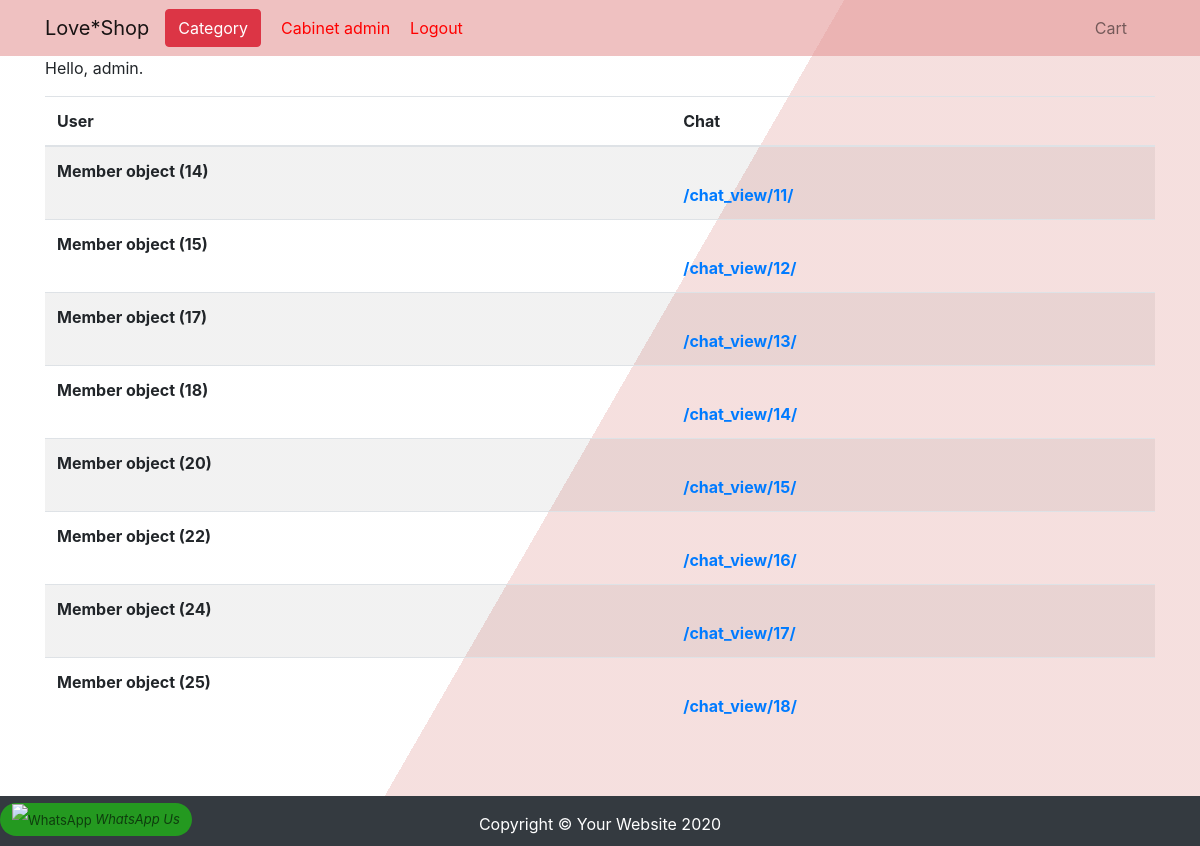
The app's page /chat_detail (signed in), older data.
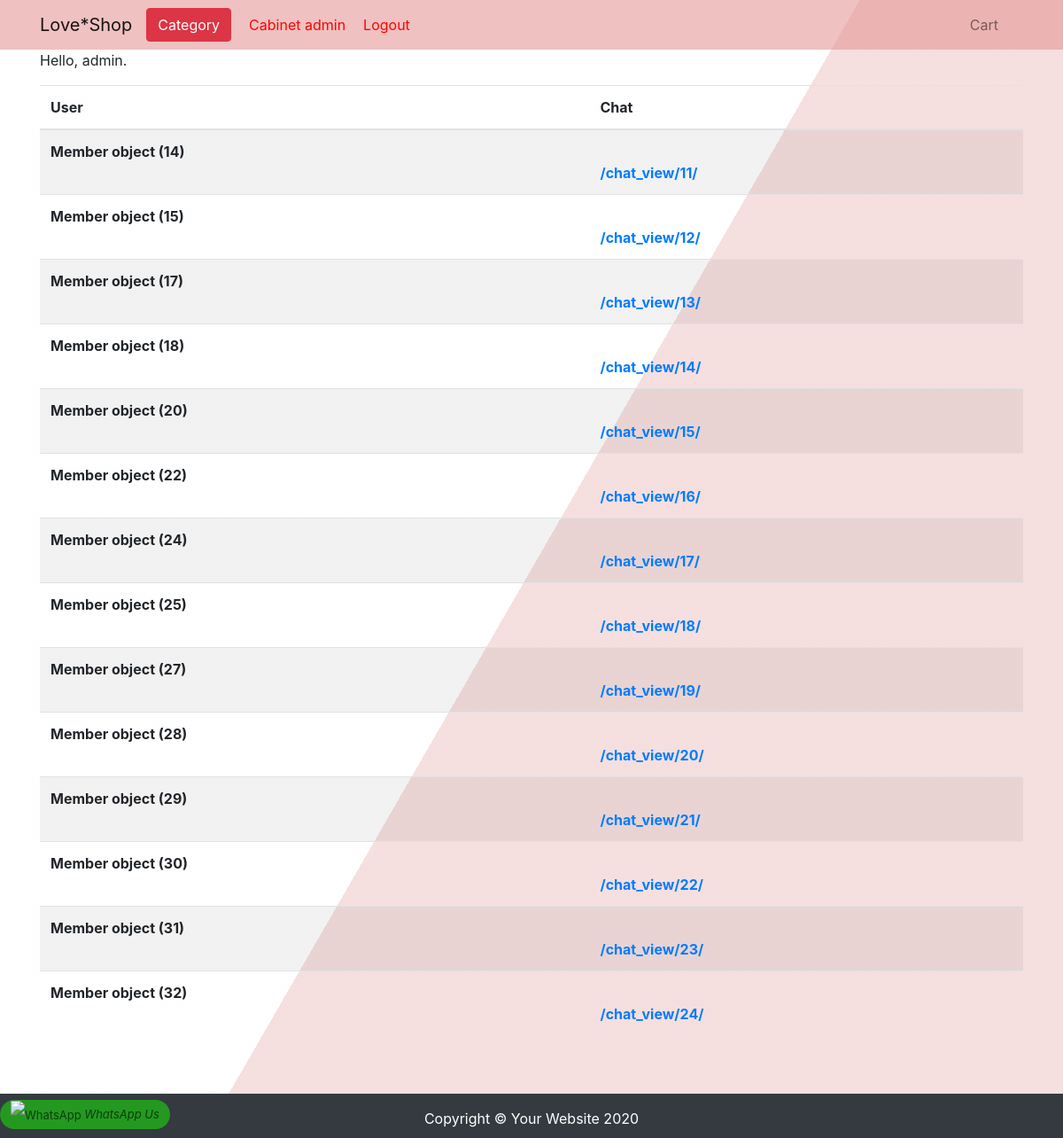
The same page, newer data.
### ecomapp/models.py (models this page shows, shortened)
class Chat(models.Model):
    id = models.AutoField(primary_key=True)
    messages = models.ManyToManyField(Messages)
    member = models.ForeignKey(Member, on_delete=models.PROTECT, default="")
    def get_absolute_url(self):
        return reverse('chat_view', kwargs= {'chat_id': str(self.id)})

class Member(models.Model):
    objects = models.Manager()
    member = models.CharField(max_length=20, unique=True)
    admin = models.BooleanField(default=False)

### ecomapp/views.py (the view)
# urls.py: re_path(r'^chat_detail', chat_detail, name = 'chat_detail'),
def chat_detail(request):
    if request.user.is_superuser:
        chats = Chat.objects.all()
        context = {'chats':  chats}
        return render(request, "chat_detail.html", context)
    else:
        return HttpResponseRedirect(reverse('thank_you'))

### ecomapp/templates/chat_detail.html
{% extends "base.html" %}
{%load static%}
{%block content%}
{% if user.is_superuser %}
    <p>Hello, admin.</p>
    <table class="table table-striped dedd" >
        <thead>
                <tr>
    <th scope="col">
        User
    </th>
    <th scope="col">
        Chat
    </th>
    </tr>
    </thead>
    {% for chat in chats %}
    <tr>
        <td><strong class="comment-title"> {{ chat.member }} </strong></td>
        <td> <br> <strong class='comment-same'> <a href="{{ chat.get_absolute_url }}">{{ chat.get_absolute_url }}</a> </strong></td>
    </tr>
    {% endfor %}
</table>
{% endif %}
{%endblock content%}

### ecomapp/templates/base.html (shortened to what this page needs)
{% load static %}
<!DOCTYPE html>
<html lang="en">
<head>
  <link href='{% static "css/r1.css" %}' rel="stylesheet">
  <link href='{% static "css/bootstrap.min.css" %}' rel="stylesheet">
</head>
<body>
  <div class="bg"></div>
  <div class="bg bg2"></div>
  <div class="bg bg3"></div>
  <nav class="navbar navbar-expand-lg navbar-light" style="background-color: #e4949493;">
    <div class="container">
      <a class="navbar-brand" href="{% url 'base' %}">Love*Shop</a>
      {% if not request.get_full_path == '/' %}
        <div class="dropdown">
            <button id="dLabel" type="button" class="btn btn-danger" data-toggle="dropdown" aria-haspopup="true" aria-expanded="false">
                Category
            </button>
        </div>
          {% endif %}
      {% if not request.user.is_authenticated %}
					<li>
					Hi user!
          </li>
          <li>
						<a class="ti" href='{% url "login" %}'>Log in</a>
					</li>
					<li>
						<a class="ti" href='{% url "registration" %}'>Registration</a>
					</li>
                    {% else %}
          <li>
            <a class="ti" href="{% url 'account' %}">Cabinet {{ request.user }}</a>
          </li>
          <li>
              <a class="ti" href="{% url 'logout' %}">Logout</a>
            </li>
            {% endif %}
          <div class="navbar-nav ml-auto">
          <li>
            <a class="nav-link" href= "{% url 'cart' %}">Cart </a>
          </li>
        </div>
    </div>
  </nav>
  <div class="container">
  {%block content%}{%endblock content%}
  <div class="d_c_h">
      <a target="_blank" href="https://web.whatsapp.com/send?phone=+380685913006&amp;text=" class="nofocus">
          <div class="waqfaq" id="style-4" data-ccw="style-4" style="background-color: #15f80080; color: rgba(0, 0, 0, 0.6)">
              <img src="/media/whatsapp-logo-32x32.png" class="" id="s4-icon" data-ccw="style-4" alt="WhatsApp">
              <em>WhatsApp Us</em></div>
      </a>
    </div>
</div>
  <div id='footer' class="py-3 bg-dark">
      <p class="m-0 text-center text-white">Copyright &copy; Your Website 2020</p>
    </div>
</body>
</html>

### static_in_dev/css/r1.css (style rules this page uses)
.waqfaq { display: inline-block; padding-left: 12px; padding-right: 12px; padding-top: 0px; padding-bottom: 0px; border-radius: 25px; font-size: 13px; line-height: 32px; }
.d_c_h { position:fixed; bottom:10px; left:0px; border-radius:3px; z-index:5000; display:block; }
html { height:100%; }
body { margin:0; padding-bottom: 50px; }
.bg { animation:slide 3s ease-in-out infinite alternate; background-image: linear-gradient(-60deg, rgb(245, 220, 219) 50%, rgb(255, 255, 255) 50%); bottom:0; left:-50%; opacity:.5; position:fixed; right:-50%; top:0; z-index:-1; }
.bg2 { animation-direction:alternate-reverse; animation-duration:4s; }
.bg3 { animation-duration:5s; }
body { min-height:100%; margin:0; position:relative; }
body { position: relative; }
body::after { content: ''; display: block; height: 50px; }
#footer { position: absolute; bottom: 0; width: 100%; height: 50px; }
li { list-style-type: none; margin-left: 20px; }
.ti { color: red; text-decoration: none; }

Row changes from the older to the newer data that the page shows:
added Chat: member "Member object (27)", get_absolute_url "/chat_view/19/"
added Chat: member "Member object (28)", get_absolute_url "/chat_view/20/"
added Chat: member "Member object (29)", get_absolute_url "/chat_view/21/"
added Chat: member "Member object (30)", get_absolute_url "/chat_view/22/"
added Chat: member "Member object (31)", get_absolute_url "/chat_view/23/"
added Chat: member "Member object (32)", get_absolute_url "/chat_view/24/"
